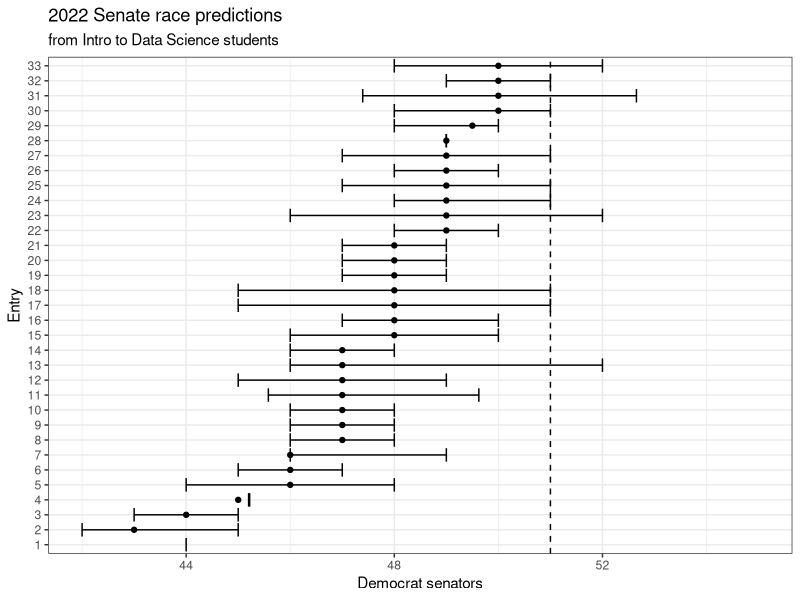

Source code (R):
library(tidyverse)
x <- read.delim("data/predict-election-contest.txt", header = FALSE)|> 
  arrange(V1) |> 
  mutate(entry=1:n())
x |> 
  ggplot(aes(factor(entry), V1, ymin=V2, ymax=V3))+
  geom_errorbar() +
  geom_point() +
  geom_hline(yintercept = 51, lty=2) +
  ylim(c(42,55)) + 
  ylab("Democrat senators") +
  xlab("Entry") +
  labs(title="2022 Senate race predictions",
       subtitle="from Intro to Data Science students") +
  coord_flip() +
  theme_bw()

  